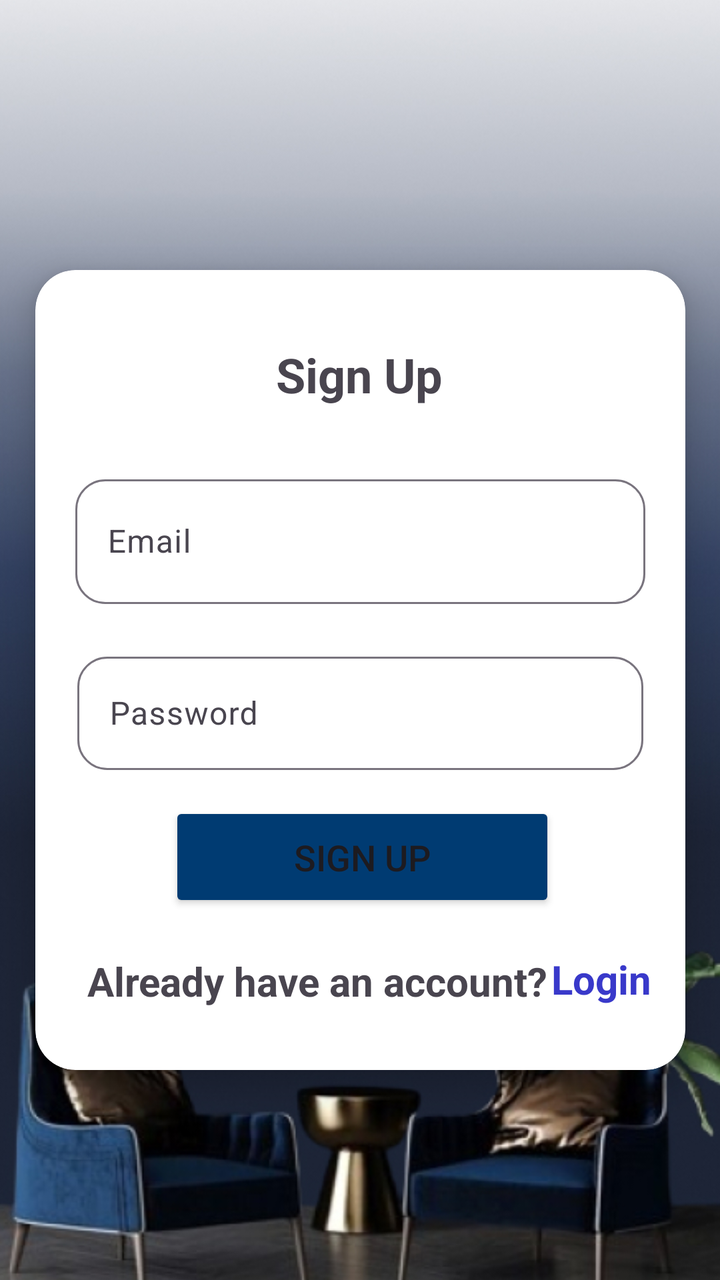
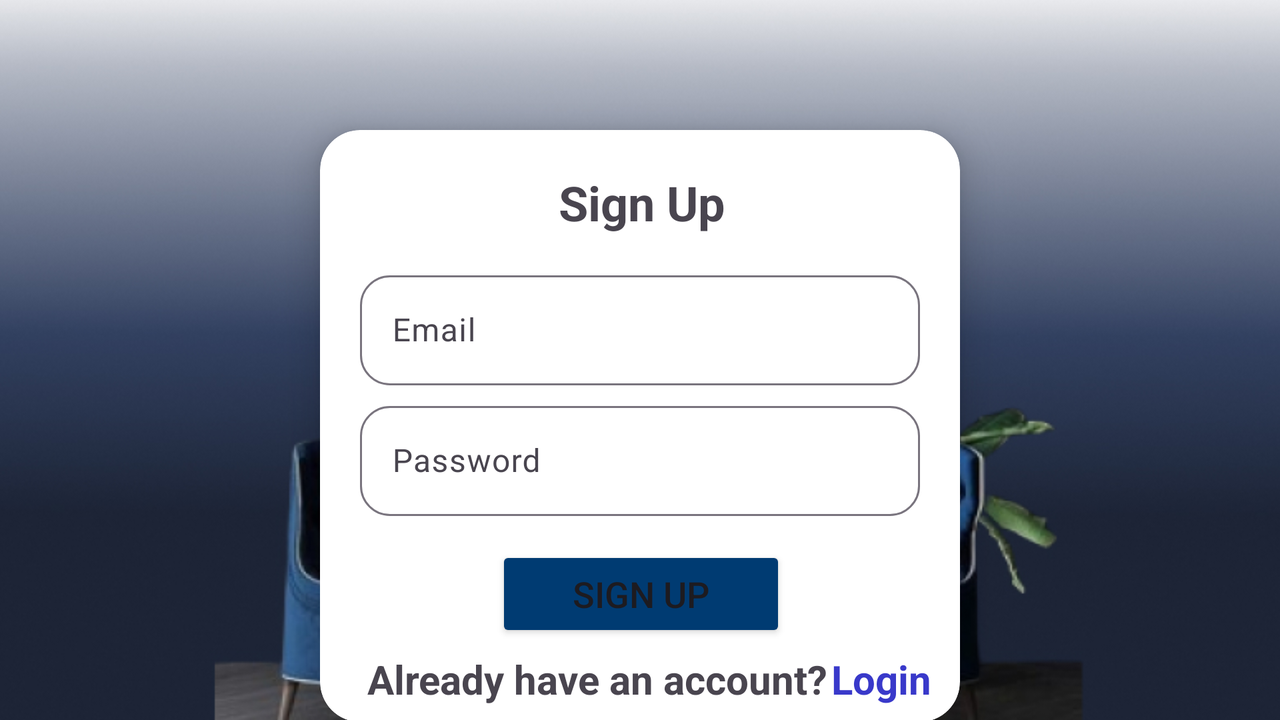

Two renders of one Android screen. The first uses the default layout on a phone; the second uses the alternative layout the repository ships for a different screen configuration, on a matching device. The two XML files are below.
<!-- AndroidManifest.xml: application theme Theme.Joemol_Joy_Project2 -->
<!-- res/layout/activity_register.xml -->
<?xml version="1.0" encoding="utf-8"?>
<androidx.constraintlayout.widget.ConstraintLayout xmlns:android="http://schemas.android.com/apk/res/android"
    xmlns:app="http://schemas.android.com/apk/res-auto"
    xmlns:tools="http://schemas.android.com/tools"
    android:layout_width="match_parent"
    android:layout_height="match_parent"
    tools:context=".RegisterActivity">

    <ImageView
        android:id="@+id/imageView6"
        android:layout_width="418dp"
        android:layout_height="740dp"
        app:layout_constraintBottom_toBottomOf="parent"
        app:layout_constraintEnd_toEndOf="parent"
        app:layout_constraintStart_toStartOf="parent"
        app:layout_constraintTop_toTopOf="parent"
        app:srcCompat="@drawable/final_bg"
        android:contentDescription="@string/background" />

    <ImageView
        android:id="@+id/imageView12"
        android:layout_width="148dp"
        android:layout_height="35dp"
        android:layout_marginTop="3dp"
        app:layout_constraintBottom_toTopOf="@+id/cardView"
        app:layout_constraintEnd_toEndOf="parent"
        app:layout_constraintHorizontal_bias="0.498"
        app:layout_constraintStart_toStartOf="parent"
        app:layout_constraintTop_toTopOf="@+id/guideline11"
        app:layout_constraintVertical_bias="0.0"
        app:srcCompat="@drawable/grotto_logo"
        android:contentDescription="@string/logo" />

    <androidx.cardview.widget.CardView
        android:id="@+id/cardView"
        android:layout_width="325dp"
        android:layout_height="400dp"
        android:layout_marginTop="30dp"
        app:cardCornerRadius="20dp"
        app:cardElevation="10dp"
        app:layout_constraintBottom_toBottomOf="parent"
        app:layout_constraintEnd_toEndOf="parent"
        app:layout_constraintStart_toStartOf="parent"
        app:layout_constraintTop_toTopOf="parent">

        <androidx.constraintlayout.widget.ConstraintLayout
            android:layout_width="match_parent"
            android:layout_height="match_parent">

            <TextView
                android:id="@+id/textView6"
                android:layout_width="wrap_content"
                android:layout_height="wrap_content"
                android:layout_marginStart="116dp"
                android:layout_marginTop="20dp"
                android:layout_marginEnd="115dp"
                android:text="@string/sign_up"
                android:textSize="24sp"
                android:textStyle="bold"
                app:layout_constraintBottom_toTopOf="@+id/textInputEmailBox"
                app:layout_constraintEnd_toEndOf="parent"
                app:layout_constraintHorizontal_bias="0.4"
                app:layout_constraintStart_toStartOf="parent"
                app:layout_constraintTop_toTopOf="parent" />

            <com.google.android.material.textfield.TextInputLayout
                android:id="@+id/textInputEmailBox"
                android:layout_width="match_parent"
                android:layout_height="0dp"
                android:layout_marginStart="20dp"
                android:layout_marginTop="15dp"
                android:layout_marginEnd="20dp"
                app:boxCornerRadiusBottomEnd="15dp"
                app:boxCornerRadiusBottomStart="15dp"
                app:boxCornerRadiusTopEnd="15dp"
                app:boxCornerRadiusTopStart="15dp"
                app:errorEnabled="true"
                app:layout_constraintBottom_toTopOf="@+id/textInputPasswordBox"
                app:layout_constraintEnd_toEndOf="parent"
                app:layout_constraintStart_toStartOf="parent"
                app:layout_constraintTop_toBottomOf="@+id/textView6">

                <com.google.android.material.textfield.TextInputEditText
                    android:id="@+id/textInputEditEmail"
                    android:layout_width="match_parent"
                    android:layout_height="match_parent"
                    android:hint="@string/email"
                    android:inputType="text|textEmailAddress" />
            </com.google.android.material.textfield.TextInputLayout>

            <com.google.android.material.textfield.TextInputLayout
                android:id="@+id/textInputPasswordBox"
                android:layout_width="283dp"
                android:layout_height="62dp"
                android:layout_marginStart="20dp"
                android:layout_marginTop="5dp"
                android:layout_marginEnd="20dp"
                app:boxCornerRadiusBottomEnd="15dp"
                app:boxCornerRadiusBottomStart="15dp"
                app:boxCornerRadiusTopEnd="15dp"
                app:boxCornerRadiusTopStart="15dp"
                app:errorEnabled="true"
                app:layout_constraintBottom_toTopOf="@+id/btnSignUp"
                app:layout_constraintEnd_toEndOf="parent"
                app:layout_constraintStart_toStartOf="parent"
                app:layout_constraintTop_toBottomOf="@+id/textInputEmailBox">

                <com.google.android.material.textfield.TextInputEditText
                    android:id="@+id/textInputEditPassword"
                    android:layout_width="match_parent"
                    android:layout_height="match_parent"
                    android:hint="@string/password"
                    android:inputType="text|textPassword" />
            </com.google.android.material.textfield.TextInputLayout>

            <Button
                android:id="@+id/btnSignUp"
                android:layout_width="193dp"
                android:layout_height="55dp"
                android:layout_marginStart="67dp"
                android:layout_marginEnd="67dp"
                android:layout_marginBottom="5dp"
                android:backgroundTint="#003B72"
                android:text="@string/sign_up"
                android:textSize="18sp"
                app:cornerRadius="20dp"
                app:layout_constraintBottom_toTopOf="@+id/textView"
                app:layout_constraintEnd_toEndOf="parent"
                app:layout_constraintHorizontal_bias="0.0"
                app:layout_constraintStart_toStartOf="parent"
                app:layout_constraintTop_toBottomOf="@+id/textInputPasswordBox" />

            <TextView
                android:id="@+id/textView"
                android:layout_width="wrap_content"
                android:layout_height="wrap_content"
                android:layout_marginStart="25dp"
                android:layout_marginEnd="1dp"
                android:layout_marginBottom="15dp"
                android:text="@string/already_have_an_account"
                android:textSize="20sp"
                android:textStyle="bold"
                app:layout_constraintBottom_toBottomOf="parent"
                app:layout_constraintEnd_toStartOf="@+id/loginLink"
                app:layout_constraintStart_toStartOf="parent"
                app:layout_constraintTop_toBottomOf="@+id/btnSignUp"
                app:layout_constraintVertical_bias="0.0" />

            <TextView
                android:id="@+id/loginLink"
                android:layout_width="wrap_content"
                android:layout_height="wrap_content"
                android:layout_marginTop="20dp"
                android:layout_marginEnd="16dp"
                android:layout_marginBottom="32dp"
                android:backgroundTint="#003B72"
                android:text="@string/login"
                android:textColor="#3939CA"
                android:textSize="20sp"
                android:textStyle="bold"
                app:layout_constraintBottom_toBottomOf="parent"
                app:layout_constraintEnd_toEndOf="parent"
                app:layout_constraintStart_toEndOf="@+id/textView"
                app:layout_constraintTop_toBottomOf="@+id/btnSignUp" />

        </androidx.constraintlayout.widget.ConstraintLayout>
    </androidx.cardview.widget.CardView>

    <androidx.constraintlayout.widget.Guideline
        android:id="@+id/guideline9"
        android:layout_width="wrap_content"
        android:layout_height="wrap_content"
        android:orientation="vertical"
        app:layout_constraintGuide_percent="0.1" />

    <androidx.constraintlayout.widget.Guideline
        android:id="@+id/guideline10"
        android:layout_width="wrap_content"
        android:layout_height="wrap_content"
        android:orientation="vertical"
        app:layout_constraintGuide_percent="0.9" />

    <androidx.constraintlayout.widget.Guideline
        android:id="@+id/guideline11"
        android:layout_width="wrap_content"
        android:layout_height="wrap_content"
        android:orientation="horizontal"
        app:layout_constraintEnd_toStartOf="@+id/guideline12"
        app:layout_constraintGuide_percent="0.05"
        app:layout_constraintStart_toEndOf="@+id/imageView6" />

    <androidx.constraintlayout.widget.Guideline
        android:id="@+id/guideline12"
        android:layout_width="wrap_content"
        android:layout_height="wrap_content"
        android:layout_marginEnd="411dp"
        android:orientation="horizontal"
        app:layout_constraintEnd_toEndOf="parent"
        app:layout_constraintGuide_percent="0.94"
        app:layout_constraintStart_toEndOf="@+id/guideline11" />

</androidx.constraintlayout.widget.ConstraintLayout>
<!-- resources referenced by this layout -->
<resources>
  <!-- drawable final_bg: jpg bitmap (drawable, 170820 bytes) -->
  <string name="already_have_an_account">Already have an account?</string>
  <string name="background">background</string>
  <string name="email">Email</string>
  <string name="login">Login</string>
  <string name="logo">logo</string>
  <string name="password">Password</string>
  <string name="sign_up">Sign Up</string>
  <style name="Theme.Joemol_Joy_Project2" parent="Base.Theme.Joemol_Joy_Project2" />
  <style name="Base.Theme.Joemol_Joy_Project2" parent="Theme.Material3.DayNight.NoActionBar">
          
          
  
      </style>
</resources>
<!-- res/layout-land/activity_register.xml (the author's variant of the layout above) -->
<!-- drawn on the phone turned sideways -->
<?xml version="1.0" encoding="utf-8"?>
<androidx.constraintlayout.widget.ConstraintLayout xmlns:android="http://schemas.android.com/apk/res/android"
    xmlns:app="http://schemas.android.com/apk/res-auto"
    xmlns:tools="http://schemas.android.com/tools"
    android:layout_width="match_parent"
    android:layout_height="match_parent"
    tools:context=".RegisterActivity">

    <ImageView
        android:id="@+id/imageView19"
        android:layout_width="838dp"
        android:layout_height="411dp"
        app:layout_constraintBottom_toBottomOf="parent"
        app:layout_constraintEnd_toEndOf="parent"
        app:layout_constraintStart_toStartOf="parent"
        app:layout_constraintTop_toTopOf="parent"
        app:srcCompat="@drawable/landscape_bg"
        android:contentDescription="@string/landscape_background" />

    <ImageView
        android:id="@+id/imageView12"
        android:layout_width="148dp"
        android:layout_height="35dp"
        android:layout_marginTop="15dp"
        android:layout_marginBottom="10dp"
        app:layout_constraintBottom_toTopOf="@+id/cardView"
        app:layout_constraintEnd_toEndOf="parent"
        app:layout_constraintHorizontal_bias="0.499"
        app:layout_constraintStart_toStartOf="parent"
        app:layout_constraintTop_toTopOf="@+id/guideline11"
        app:layout_constraintVertical_bias="1.0"
        app:srcCompat="@drawable/grotto_logo"
        android:contentDescription="@string/logo" />

    <androidx.cardview.widget.CardView
        android:id="@+id/cardView"
        android:layout_width="320dp"
        android:layout_height="296dp"
        android:layout_marginTop="40dp"
        app:cardCornerRadius="20dp"
        app:cardElevation="10dp"
        app:layout_constraintBottom_toBottomOf="@+id/imageView19"
        app:layout_constraintEnd_toEndOf="parent"
        app:layout_constraintStart_toStartOf="parent"
        app:layout_constraintTop_toTopOf="parent">

        <androidx.constraintlayout.widget.ConstraintLayout
            android:layout_width="match_parent"
            android:layout_height="298dp">

            <TextView
                android:id="@+id/textView6"
                android:layout_width="wrap_content"
                android:layout_height="wrap_content"
                android:layout_marginStart="116dp"
                android:layout_marginTop="20dp"
                android:layout_marginEnd="115dp"
                android:layout_marginBottom="15dp"
                android:text="@string/sign_up"
                android:textSize="24sp"
                android:textStyle="bold"
                app:layout_constraintBottom_toTopOf="@+id/textInputEmailBox"
                app:layout_constraintEnd_toEndOf="parent"
                app:layout_constraintHorizontal_bias="0.6"
                app:layout_constraintStart_toStartOf="parent"
                app:layout_constraintTop_toTopOf="parent" />

            <com.google.android.material.textfield.TextInputLayout
                android:id="@+id/textInputEmailBox"
                android:layout_width="match_parent"
                android:layout_height="0dp"
                android:layout_marginStart="20dp"
                android:layout_marginEnd="20dp"
                app:boxCornerRadiusBottomEnd="15dp"
                app:boxCornerRadiusBottomStart="15dp"
                app:boxCornerRadiusTopEnd="15dp"
                app:boxCornerRadiusTopStart="15dp"
                app:errorEnabled="true"
                app:layout_constraintBottom_toTopOf="@+id/textInputPasswordBox"
                app:layout_constraintEnd_toEndOf="parent"
                app:layout_constraintStart_toStartOf="parent"
                app:layout_constraintTop_toBottomOf="@+id/textView6">

                <com.google.android.material.textfield.TextInputEditText
                    android:id="@+id/textInputEditEmail"
                    android:layout_width="match_parent"
                    android:layout_height="match_parent"
                    android:hint="@string/email"
                    android:inputType="text|textEmailAddress" />
            </com.google.android.material.textfield.TextInputLayout>

            <com.google.android.material.textfield.TextInputLayout
                android:id="@+id/textInputPasswordBox"
                android:layout_width="match_parent"
                android:layout_height="0dp"
                android:layout_marginStart="20dp"
                android:layout_marginTop="5dp"
                android:layout_marginEnd="20dp"
                android:layout_marginBottom="15dp"
                app:boxCornerRadiusBottomEnd="15dp"
                app:boxCornerRadiusBottomStart="15dp"
                app:boxCornerRadiusTopEnd="15dp"
                app:boxCornerRadiusTopStart="15dp"
                app:errorEnabled="true"
                app:layout_constraintBottom_toTopOf="@+id/btnSignUp"
                app:layout_constraintEnd_toEndOf="parent"

                app:layout_constraintStart_toStartOf="parent"
                app:layout_constraintTop_toBottomOf="@+id/textInputEmailBox">

                <com.google.android.material.textfield.TextInputEditText
                    android:id="@+id/textInputEditPassword"
                    android:layout_width="match_parent"
                    android:layout_height="wrap_content"
                    android:hint="@string/password"
                    android:inputType="text|textPassword" />
            </com.google.android.material.textfield.TextInputLayout>

            <Button
                android:id="@+id/btnSignUp"
                android:layout_width="match_parent"
                android:layout_height="wrap_content"
                android:layout_marginStart="88dp"
                android:layout_marginEnd="87dp"
                android:layout_marginBottom="5dp"
                android:backgroundTint="#003B72"
                android:text="@string/sign_up"
                android:textSize="18sp"
                app:cornerRadius="20dp"
                app:layout_constraintBottom_toTopOf="@+id/textView"
                app:layout_constraintEnd_toEndOf="parent"
                app:layout_constraintStart_toStartOf="parent"
                app:layout_constraintTop_toBottomOf="@+id/textInputPasswordBox" />

            <TextView
                android:id="@+id/textView"
                android:layout_width="wrap_content"
                android:layout_height="wrap_content"
                android:layout_marginStart="32dp"
                android:layout_marginBottom="10dp"
                android:text="@string/already_have_an_account"
                android:textSize="20sp"
                android:textStyle="bold"
                app:layout_constraintBottom_toBottomOf="parent"
                app:layout_constraintEnd_toStartOf="@+id/loginLink"
                app:layout_constraintHorizontal_bias="0.0"
                app:layout_constraintStart_toStartOf="parent"
                app:layout_constraintTop_toBottomOf="@+id/btnSignUp" />

            <TextView
                android:id="@+id/loginLink"
                android:layout_width="wrap_content"
                android:layout_height="wrap_content"
                android:layout_marginStart="2dp"
                android:layout_marginTop="5dp"
                android:layout_marginEnd="23dp"
                android:layout_marginBottom="10dp"
                android:backgroundTint="#003B72"
                android:text="@string/login"
                android:textColor="#3939CA"
                android:textSize="20sp"
                android:textStyle="bold"
                app:layout_constraintBottom_toBottomOf="parent"
                app:layout_constraintEnd_toEndOf="parent"
                app:layout_constraintStart_toEndOf="@+id/textView"
                app:layout_constraintTop_toBottomOf="@+id/btnSignUp" />

        </androidx.constraintlayout.widget.ConstraintLayout>
    </androidx.cardview.widget.CardView>


    <androidx.constraintlayout.widget.Guideline
        android:id="@+id/guideline9"
        android:layout_width="wrap_content"
        android:layout_height="wrap_content"
        android:orientation="vertical"
        app:layout_constraintGuide_percent="0.1" />

    <androidx.constraintlayout.widget.Guideline
        android:id="@+id/guideline10"
        android:layout_width="wrap_content"
        android:layout_height="wrap_content"
        android:orientation="vertical"
        app:layout_constraintGuide_percent="0.9" />

    <androidx.constraintlayout.widget.Guideline
        android:id="@+id/guideline11"
        android:layout_width="wrap_content"
        android:layout_height="wrap_content"
        android:orientation="horizontal"
        app:layout_constraintEnd_toStartOf="@+id/guideline12"
        app:layout_constraintGuide_percent="0.05" />

    <androidx.constraintlayout.widget.Guideline
        android:id="@+id/guideline12"
        android:layout_width="wrap_content"
        android:layout_height="wrap_content"
        android:layout_marginEnd="411dp"
        android:orientation="horizontal"
        app:layout_constraintEnd_toEndOf="parent"
        app:layout_constraintGuide_percent="0.94"
        app:layout_constraintStart_toEndOf="@+id/guideline11" />

</androidx.constraintlayout.widget.ConstraintLayout>
<!-- resources referenced by the variant -->
<!-- as the phone turned sideways resolves them -->
<resources>
  <!-- drawable landscape_bg: jpg bitmap (drawable, 181755 bytes) -->
  <string name="already_have_an_account">Already have an account?</string>
  <string name="email">Email</string>
  <string name="landscape_background">landscape background</string>
  <string name="login">Login</string>
  <string name="logo">logo</string>
  <string name="password">Password</string>
  <string name="sign_up">Sign Up</string>
  <style name="Theme.Joemol_Joy_Project2" parent="Base.Theme.Joemol_Joy_Project2" />
  <style name="Base.Theme.Joemol_Joy_Project2" parent="Theme.Material3.DayNight.NoActionBar">
          
          
  
      </style>
</resources>
